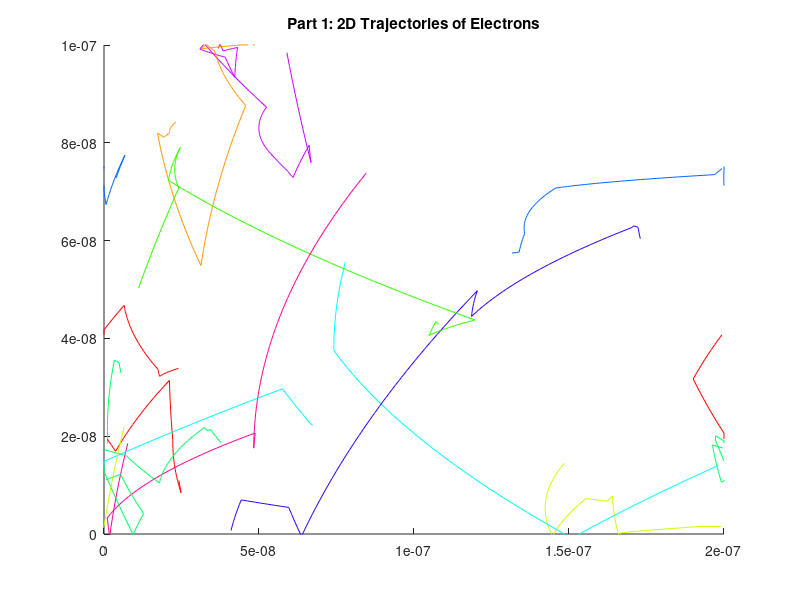
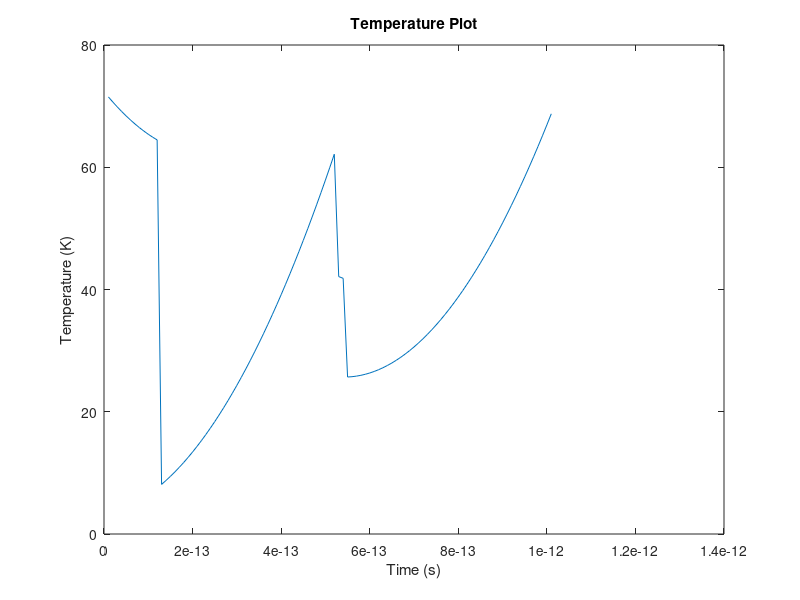

These charts were generated, in order, by the following MATLAB code:
close all;
clear;

%size of region
particles= 10;
q=1.602e-19;
xsize= 200e-9;
xstart= 0;
ysize= 100e-9;
ystart= 0;
%positions

initialpos= zeros(particles,6);
prevpos= zeros(particles,2);

temp= 300;
m0= 9.11e-31;
meff= 0.26*m0;
kb= 1.38e-23;

velocity= sqrt((kb*temp)/meff);
colour = hsv(particles);

tmn= 0.2e-12;
pscat= 1-exp(-1e-14/tmn);

voltage= 0.1;
efield= voltage/xsize;
fprintf('The electric field is %i\n',efield);
force= efield*q;
fprintf('The force is %i\n',force);
acceleration= force/meff;
fprintf('The acceleration is %i\n',acceleration);

for i=1:1:particles
    for j=1:1:6
        if(j==1)
            randx= rand(1,1);
            initialpos(i,j)= randx*xsize; 
        elseif(j==2)
            randy= rand(1,1);
            initialpos(i,j)= randy*ysize; 
        elseif(j==3)
            randd= rand(1,1);
            initialpos(i,j)= randd*2*pi;
        elseif(j==4)
            initialpos(i,j)= velocity;
        elseif(j==5)
            randvx= randn(1,1);
            vx= (velocity/sqrt(2))*randvx;
            initialpos(i,j)= vx;
        else
            randvy= randn(1,1);
            vy= velocity*randvy;
            initialpos(i,j)= vy; 
        end 
    end        
end
% fprintf('The thermal velocity is %d \n',vth);
timestep = 1e-14;
finaltime = 1e-12;
totaltime = finaltime/timestep;
T = zeros(1,totaltime);
Tmatrix = zeros(1,totaltime);
counter= 1; 
time=0;

%Boundary conditions: 
for i =0:timestep:finaltime
   figure (1);
   title 'Part 1: 2D Trajectories of Electrons';
   hold on;
   pause(0.01);
    for j=1:1:particles
        if ((initialpos(j,1)+initialpos(j,2)*timestep)>=xsize)
            initialpos(j,1) = xstart;
            prevpos(j,1) = xstart;
        elseif((initialpos(j,1)+initialpos(j,2)*timestep)<=xstart)
            initialpos(j,1)=xsize;
            prevpos(j,1) = xsize; 
        end
        if((initialpos(j,2)+initialpos(j,1)*timestep)>=ysize) 
              initialpos(j,6)= -initialpos(j,6);
        elseif((initialpos(j,2)+initialpos(j,1)*timestep)<=ystart)
              initialpos(j,6)= -initialpos(j,6);
        end
  
       for k=1:1:particles
           scatter= rand(1,1);
           if scatter <=0.01
               randvy= randn(1,1);
               vy= (velocity/sqrt(2))*randvy;
               initialpos(k,6)= vy;
               randvx= randn(1,1);
               vx= (velocity/sqrt(2))*randvx;
               initialpos(k,5)= vx;
           end
       end
    
      if i~=0
    %initial positions
    plot([prevpos(j,1),initialpos(j,1)],[prevpos(j,2),initialpos(j,2)],'color',colour(j,:));
    axis([0 200e-9 0 100e-9]); 
      end
    end

    prevpos(:,1) = initialpos(:,1);
    prevpos(:,2) = initialpos(:,2);

    initialpos(:,5)= (initialpos(:,5)+acceleration*timestep);
    initialpos(:,1)= initialpos(:,1)+(initialpos(:,5)).*timestep;
    initialpos(:,2)= initialpos(:,2)+initialpos(:,6).*timestep;
    
    for l=1:particles
        temp= ((initialpos(l,5).^2+initialpos(l,6).^2)*meff)/(2*kb);
        temp=temp+temp;
    end
    
    avg= temp/particles;
    T(1,counter)= avg;
    time= time+timestep;
    Tmatrix(1,counter)= time;
    counter= counter+1;

end
   figure(2);
   plot(Tmatrix,T);
   title 'Temperature Plot';
   ylabel 'Temperature (K)';
   xlabel 'Time (s)'; 
  